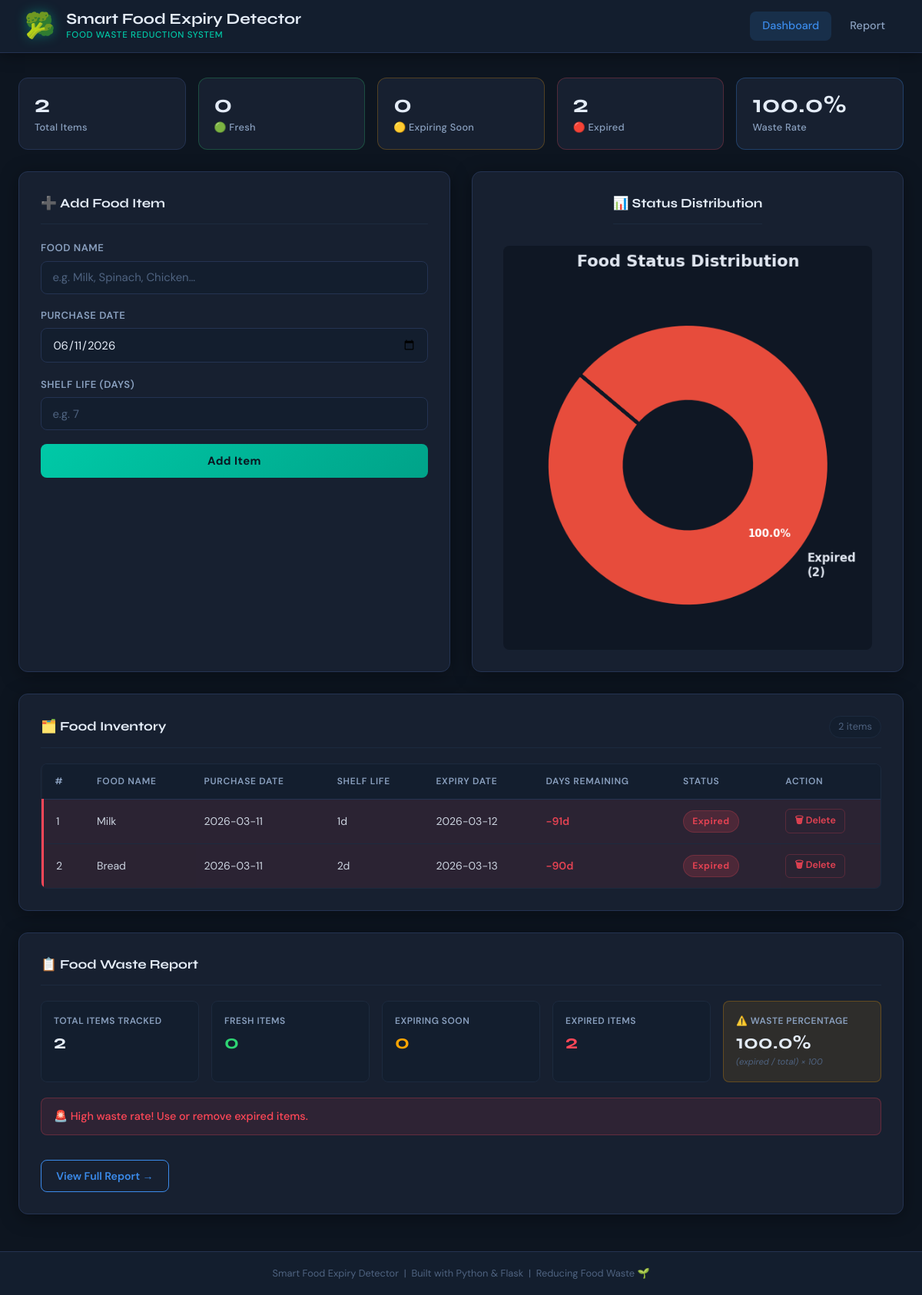
The page / on the database its author committed.
### tables this page shows
CREATE TABLE food_items (
            id            INTEGER PRIMARY KEY AUTOINCREMENT,
            food_name     TEXT    NOT NULL,
            purchase_date DATE    NOT NULL,
            shelf_life    INTEGER NOT NULL,
            expiry_date   DATE    NOT NULL
        );

### app.py (the view)
@app.route('/')
def dashboard():
    conn  = get_db_connection()
    rows  = conn.execute(
        'SELECT * FROM food_items ORDER BY expiry_date ASC'
    ).fetchall()
    conn.close()
    items = enrich_items(rows)
    total    = len(items)
    fresh    = sum(1 for i in items if i['status'] == 'Fresh')
    expiring = sum(1 for i in items if i['status'] == 'Expiring Soon')
    expired  = sum(1 for i in items if i['status'] == 'Expired')
    waste_pct = round((expired / total) * 100, 1) if total > 0 else 0.0
    chart_b64 = generate_chart(fresh, expiring, expired)
    return render_template(
        'dashboard.html',
        items      = items,
        total      = total,
        fresh      = fresh,
        expiring   = expiring,
        expired    = expired,
        waste_pct  = waste_pct,
        chart_b64  = chart_b64,
        today      = date.today().isoformat()
    )

### app.py (called while the page is built)
def get_db_connection():
    conn = sqlite3.connect(DATABASE)
    conn.row_factory = sqlite3.Row   # Allows column access by name
    return conn

def calculate_status(expiry_date_str):
    today = date.today()
    expiry_date = datetime.strptime(expiry_date_str, '%Y-%m-%d').date()
    days_remaining = (expiry_date - today).days
    if days_remaining < 0:
        status     = 'Expired'
        row_class  = 'row-expired'
        badge_class = 'badge-expired'
    elif days_remaining <= 2:
        status     = 'Expiring Soon'
        row_class  = 'row-expiring'
        badge_class = 'badge-expiring'
    else:
        status     = 'Fresh'
        row_class  = 'row-fresh'
        badge_class = 'badge-fresh'
    return days_remaining, status, row_class, badge_class

def enrich_items(rows):
    enriched = []
    for row in rows:
        item = dict(row)   # Convert sqlite3.Row → regular dict
        dr, status, row_class, badge_class = calculate_status(item['expiry_date'])
        item['days_remaining'] = dr
        item['status']         = status
        item['row_class']      = row_class
        item['badge_class']    = badge_class
        enriched.append(item)
    return enriched

### Templates/dashboard.html (shortened to what this page needs)
<!DOCTYPE html>
<html lang="en">
<head>
  <link rel="stylesheet" href="{{ url_for('static', filename='css/style.css') }}" />
</head>
<body>
  <header class="site-header">
    <div class="header-inner">
      <div class="header-brand">
        <span class="brand-icon">🥦</span>
        <div>
          <h1 class="brand-title">Smart Food Expiry Detector</h1>
          <p class="brand-sub">Food Waste Reduction System</p>
        </div>
      </div>
      <nav class="header-nav">
        <a href="{{ url_for('dashboard') }}" class="nav-link active">Dashboard</a>
        <a href="{{ url_for('report') }}" class="nav-link">Report</a>
      </nav>
    </div>
  </header>
  <main class="main-content">
    <section class="stats-bar">
      <div class="stat-card">
        <span class="stat-num">{{ total }}</span>
        <span class="stat-label">Total Items</span>
      </div>
      <div class="stat-card fresh">
        <span class="stat-num">{{ fresh }}</span>
        <span class="stat-label">🟢 Fresh</span>
      </div>
      <div class="stat-card expiring">
        <span class="stat-num">{{ expiring }}</span>
        <span class="stat-label">🟡 Expiring Soon</span>
      </div>
      <div class="stat-card expired">
        <span class="stat-num">{{ expired }}</span>
        <span class="stat-label">🔴 Expired</span>
      </div>
      <div class="stat-card waste">
        <span class="stat-num">{{ waste_pct }}%</span>
        <span class="stat-label">Waste Rate</span>
      </div>
    </section>
    <div class="two-col">
      <section class="card form-card">
        <h2 class="card-title">➕ Add Food Item</h2>
        <form action="{{ url_for('add_item') }}" method="POST" id="addForm">
          <div class="form-group">
            <label for="food_name">Food Name</label>
            <input
              type="text"
              id="food_name"
              name="food_name"
              placeholder="e.g. Milk, Spinach, Chicken…"
              required
            />
          </div>
          <div class="form-group">
            <label for="purchase_date">Purchase Date</label>
            <input
              type="date"
              id="purchase_date"
              name="purchase_date"
              max="{{ today }}"
              required
            />
          </div>
          <div class="form-group">
            <label for="shelf_life">Shelf Life (days)</label>
            <input
              type="number"
              id="shelf_life"
              name="shelf_life"
              min="1"
              max="3650"
              placeholder="e.g. 7"
              required
            />
          </div>
          <button type="submit" class="btn-primary">Add Item</button>
        </form>
      </section>
      <section class="card chart-card">
        <h2 class="card-title">📊 Status Distribution</h2>
        {% if chart_b64 %}
          <img
            alt="Food Status Distribution Chart"
            class="chart-img"
          />
        {% else %}
          <p class="no-data">Add some food items to see the chart.</p>
        {% endif %}
      </section>
    </div>
    <section class="card table-card">
      <div class="table-header">
        <h2 class="card-title">🗂️ Food Inventory</h2>
        <span class="table-count">{{ total }} item{{ 's' if total != 1 else '' }}</span>
      </div>
      {% if items %}
      <div class="table-wrapper">
        <table class="food-table">
          <thead>
            <tr>
              <th>#</th>
              <th>Food Name</th>
              <th>Purchase Date</th>
              <th>Shelf Life</th>
              <th>Expiry Date</th>
              <th>Days Remaining</th>
              <th>Status</th>
              <th>Action</th>
            </tr>
          </thead>
          <tbody>
            {% for item in items %}
            <tr class="{{ item.row_class }}">
              <td class="col-id">{{ item.id }}</td>
              <td class="col-name">{{ item.food_name }}</td>
              <td>{{ item.purchase_date }}</td>
              <td>{{ item.shelf_life }}d</td>
              <td>{{ item.expiry_date }}</td>
              <td class="col-days">
                {% if item.days_remaining < 0 %}
                  <span class="days-neg">{{ item.days_remaining }}d</span>
                {% else %}
                  <span class="days-pos">{{ item.days_remaining }}d</span>
                {% endif %}
              </td>
              <td>
                <span class="badge {{ item.badge_class }}">{{ item.status }}</span>
              </td>
              <td>
                <a
                  href="{{ url_for('delete_item', item_id=item.id) }}"
                  class="btn-delete"
                  onclick="return confirm('Delete {{ item.food_name }}?')"
                  title="Delete this item"
                >🗑 Delete</a>
              </td>
            </tr>
            {% endfor %}
          </tbody>
        </table>
      </div>
      {% else %}
      <div class="empty-state">
        <span class="empty-icon">🛒</span>
        <p>No food items yet. Add your first item using the form above!</p>
      </div>
      {% endif %}
    </section>
    <section class="card report-card">
      <h2 class="card-title">📋 Food Waste Report</h2>
      <div class="report-grid">
        <div class="report-item">
          <span class="report-label">Total Items Tracked</span>
          <span class="report-value">{{ total }}</span>
        </div>
        <div class="report-item">
          <span class="report-label">Fresh Items</span>
          <span class="report-value fresh-text">{{ fresh }}</span>
        </div>
        <div class="report-item">
          <span class="report-label">Expiring Soon</span>
          <span class="report-value expiring-text">{{ expiring }}</span>
        </div>
        <div class="report-item">
          <span class="report-label">Expired Items</span>
          <span class="report-value expired-text">{{ expired }}</span>
        </div>
        <div class="report-item highlight">
          <span class="report-label">⚠️ Waste Percentage</span>
          <span class="report-value">{{ waste_pct }}%</span>
          <span class="report-formula">(expired / total) × 100</span>
        </div>
      </div>
      {% if waste_pct == 0 and total > 0 %}
        <p class="waste-msg good">✅ Great job! No food waste detected.</p>
      {% elif waste_pct > 0 and waste_pct <= 20 %}
        <p class="waste-msg ok">⚠️ Low waste. Keep an eye on expiring items.</p>
      {% elif waste_pct > 20 %}
        <p class="waste-msg bad">🚨 High waste rate! Use or remove expired items.</p>
      {% endif %}
      <a href="{{ url_for('report') }}" class="btn-secondary">View Full Report →</a>
    </section>
  </main>
  <footer class="site-footer">
    <p>Smart Food Expiry Detector &nbsp;|&nbsp; Built with Python &amp; Flask &nbsp;|&nbsp; Reducing Food Waste 🌱</p>
  </footer>
</body>
</html>

### rows shown on the page
food_items: id "1", food_name "Milk", purchase_date "2026-03-11", shelf_life "1", expiry_date "2026-03-12", days_remaining "-91", status "Expired"
food_items: id "2", food_name "Bread", purchase_date "2026-03-11", shelf_life "2", expiry_date "2026-03-13", days_remaining "-90", status "Expired"

### other values the page prints
{{ total }} "2"
{{ fresh }} "0"
{{ expiring }} "0"
{{ expired }} "2"
{{ waste_pct }} "100.0"
{{ 's' if total != 1 else '' }} "s"
